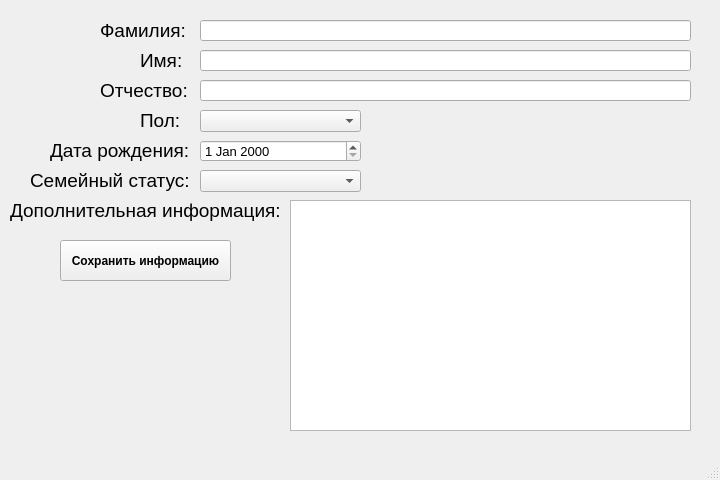
<?xml version="1.0" encoding="UTF-8"?>
<ui version="4.0">
 <class>MainWindow</class>
 <widget class="QMainWindow" name="MainWindow">
  <property name="geometry">
   <rect>
    <x>0</x>
    <y>0</y>
    <width>720</width>
    <height>480</height>
   </rect>
  </property>
  <property name="windowTitle">
   <string>MainWindow</string>
  </property>
  <property name="animated">
   <bool>true</bool>
  </property>
  <property name="documentMode">
   <bool>false</bool>
  </property>
  <property name="tabShape">
   <enum>QTabWidget::Rounded</enum>
  </property>
  <property name="dockNestingEnabled">
   <bool>false</bool>
  </property>
  <widget class="QWidget" name="centralwidget">
   <widget class="QLineEdit" name="Family1">
    <property name="geometry">
     <rect>
      <x>200</x>
      <y>20</y>
      <width>491</width>
      <height>21</height>
     </rect>
    </property>
   </widget>
   <widget class="QLineEdit" name="Name1">
    <property name="geometry">
     <rect>
      <x>200</x>
      <y>50</y>
      <width>491</width>
      <height>21</height>
     </rect>
    </property>
   </widget>
   <widget class="QLineEdit" name="Patronymic1">
    <property name="geometry">
     <rect>
      <x>200</x>
      <y>80</y>
      <width>491</width>
      <height>21</height>
     </rect>
    </property>
   </widget>
   <widget class="QLabel" name="Family">
    <property name="geometry">
     <rect>
      <x>100</x>
      <y>20</y>
      <width>91</width>
      <height>21</height>
     </rect>
    </property>
    <property name="font">
     <font>
      <pointsize>14</pointsize>
     </font>
    </property>
    <property name="text">
     <string>Фамилия:</string>
    </property>
   </widget>
   <widget class="QLabel" name="Name">
    <property name="geometry">
     <rect>
      <x>140</x>
      <y>50</y>
      <width>41</width>
      <height>21</height>
     </rect>
    </property>
    <property name="font">
     <font>
      <pointsize>14</pointsize>
     </font>
    </property>
    <property name="text">
     <string>Имя:</string>
    </property>
   </widget>
   <widget class="QLabel" name="Patronymic">
    <property name="geometry">
     <rect>
      <x>100</x>
      <y>80</y>
      <width>91</width>
      <height>21</height>
     </rect>
    </property>
    <property name="font">
     <font>
      <pointsize>14</pointsize>
     </font>
    </property>
    <property name="text">
     <string>Отчество:</string>
    </property>
   </widget>
   <widget class="QComboBox" name="Gender1">
    <property name="geometry">
     <rect>
      <x>200</x>
      <y>110</y>
      <width>161</width>
      <height>22</height>
     </rect>
    </property>
    <item>
     <property name="text">
      <string/>
     </property>
    </item>
    <item>
     <property name="text">
      <string>Мужской</string>
     </property>
    </item>
    <item>
     <property name="text">
      <string>Женский</string>
     </property>
    </item>
   </widget>
   <widget class="QLabel" name="Gender">
    <property name="geometry">
     <rect>
      <x>140</x>
      <y>110</y>
      <width>41</width>
      <height>21</height>
     </rect>
    </property>
    <property name="font">
     <font>
      <pointsize>14</pointsize>
     </font>
    </property>
    <property name="text">
     <string>Пол:</string>
    </property>
   </widget>
   <widget class="QLabel" name="Date_Of_Birth">
    <property name="geometry">
     <rect>
      <x>50</x>
      <y>140</y>
      <width>141</width>
      <height>21</height>
     </rect>
    </property>
    <property name="font">
     <font>
      <pointsize>14</pointsize>
     </font>
    </property>
    <property name="text">
     <string>Дата рождения:</string>
    </property>
   </widget>
   <widget class="QDateEdit" name="Date_Of_Birth1">
    <property name="geometry">
     <rect>
      <x>200</x>
      <y>140</y>
      <width>161</width>
      <height>22</height>
     </rect>
    </property>
    <property name="font">
     <font>
      <pointsize>10</pointsize>
     </font>
    </property>
   </widget>
   <widget class="QLabel" name="Family_status">
    <property name="geometry">
     <rect>
      <x>30</x>
      <y>170</y>
      <width>161</width>
      <height>21</height>
     </rect>
    </property>
    <property name="font">
     <font>
      <pointsize>14</pointsize>
     </font>
    </property>
    <property name="text">
     <string>Семейный статус:</string>
    </property>
   </widget>
   <widget class="QComboBox" name="Family_status_2">
    <property name="geometry">
     <rect>
      <x>200</x>
      <y>170</y>
      <width>161</width>
      <height>22</height>
     </rect>
    </property>
    <item>
     <property name="text">
      <string/>
     </property>
    </item>
    <item>
     <property name="text">
      <string>Холостой патрон\Не замужем</string>
     </property>
    </item>
    <item>
     <property name="text">
      <string>Женат\Замужем</string>
     </property>
    </item>
    <item>
     <property name="text">
      <string>Вдова\Вдовец</string>
     </property>
    </item>
   </widget>
   <widget class="QLabel" name="Additional_information">
    <property name="geometry">
     <rect>
      <x>10</x>
      <y>200</y>
      <width>271</width>
      <height>21</height>
     </rect>
    </property>
    <property name="font">
     <font>
      <pointsize>14</pointsize>
     </font>
    </property>
    <property name="text">
     <string>Дополнительная информация:</string>
    </property>
   </widget>
   <widget class="QPushButton" name="Save_to_File">
    <property name="geometry">
     <rect>
      <x>60</x>
      <y>240</y>
      <width>171</width>
      <height>41</height>
     </rect>
    </property>
    <property name="font">
     <font>
      <weight>75</weight>
      <bold>true</bold>
     </font>
    </property>
    <property name="text">
     <string>Сохранить информацию</string>
    </property>
   </widget>
   <widget class="QTextEdit" name="Additional_information_2">
    <property name="geometry">
     <rect>
      <x>290</x>
      <y>200</y>
      <width>401</width>
      <height>231</height>
     </rect>
    </property>
   </widget>
  </widget>
  <widget class="QMenuBar" name="menubar">
   <property name="geometry">
    <rect>
     <x>0</x>
     <y>0</y>
     <width>720</width>
     <height>20</height>
    </rect>
   </property>
  </widget>
  <widget class="QStatusBar" name="statusbar"/>
 </widget>
 <resources/>
 <connections/>
</ui>
